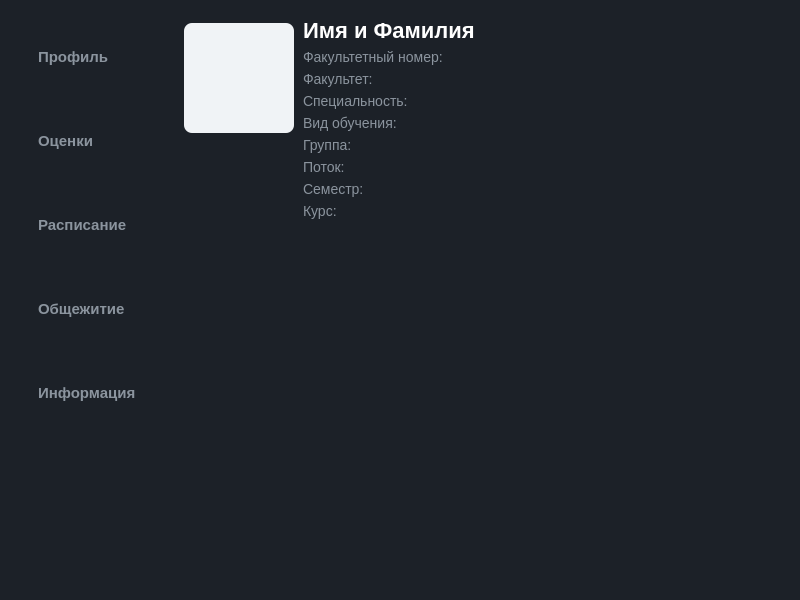
<?xml version="1.0" encoding="UTF-8"?>
<ui version="4.0">
 <class>DashboardWindow</class>
 <widget class="QMainWindow" name="DashboardWindow">
  <property name="geometry">
   <rect>
    <x>0</x>
    <y>0</y>
    <width>800</width>
    <height>600</height>
   </rect>
  </property>
  <property name="minimumSize">
   <size>
    <width>800</width>
    <height>600</height>
   </size>
  </property>
  <property name="windowTitle">
   <string>Dashboard</string>
  </property>
  <property name="styleSheet">
   <string notr="true">QWidget#centralwidget {
    background-color: #1C2128;
}

QPushButton {
    background-color: transparent;
    color: #8B949E;
    font-family: &quot;Segoe UI&quot;, sans-serif;
    font-size: 15px;
    font-weight: bold;
    text-align: left;
    padding: 12px 20px;
    border: none;
    border-radius: 0px;
}

QPushButton:hover {
    background-color: #2D333B;
    color: #FFFFFF;
    border-left: 4px solid #0056A4;
}

QTableWidget {
    background-color: #1C2128;
    color: #FFFFFF;
    font-family: &quot;Segoe UI&quot;, sans-serif;
    font-size: 13px;
    border: none;
    gridline-color: #373E47;
}

QHeaderView::section {
    background-color: #22272E;
    color: #8B949E;
    font-weight: bold;
    padding: 8px;
    border: 1px solid #373E47;
}

/* --- PROFILE --- */

QLabel#lbl_avatar {
    background-color: #F0F3F6;
    border: none;
    border-radius: 8px; 
    padding: 4px;
}

#page_profile QLabel {
    color: #8B949E;
    font-family: &quot;Segoe UI&quot;, sans-serif;
    font-size: 14px;
    font-weight: normal;
    font-style: normal;
}

QLabel#lbl_name {
    color: #FFFFFF;
    font-family: &quot;Segoe UI&quot;, sans-serif;
    font-size: 22px;
    font-weight: bold;
}

/* --- SCHEDULE --- */

QComboBox {
    background-color: #22272E;
    color: #FFFFFF;
    border: 1px solid #373E47;
    border-radius: 6px;
    padding: 4px 12px;
    min-height: 32px; 
    font-family: &quot;Segoe UI&quot;, sans-serif;
    font-size: 14px;
}

QComboBox:hover {
    border: 1px solid #8B949E;
}

QComboBox:!enabled, QComboBox::drop-down:!enabled {
    color: #8B949E;
}

QComboBox::drop-down {
    subcontrol-origin: padding;
    subcontrol-position: top right;
    width: 30px;
    border-left: 1px solid #373E47; 
    border-top-right-radius: 6px;
    border-bottom-right-radius: 6px;
}

QComboBox::down-arrow {
	image: url(:/assets/arrow.svg);
	width: 16px;
	height: 16px;
}

QComboBox::down-arrow:on {
    top: 1px;
}

QComboBox QAbstractItemView {
    background-color: #22272E;
    color: #FFFFFF;
    border: 1px solid #373E47;
    border-radius: 4px;
    selection-background-color: #0056A4;
    selection-color: #FFFFFF;
    outline: none; 
    padding: 4px;
}

/* --- INFO --- */

QLabel#lbl_info_text {
    padding: 20px;
    line-height: 1.6;
    color: #C9D1D9;
    font-size: 14px;
}

QGroupBox {
    border: 1px solid #30363D;
    border-radius: 10px;
    background-color: #161B22;
    margin-top: 15px;
    font-size: 14px;
    color: #FFFFFF;
}

QGroupBox::title {
    subcontrol-origin: margin;
    subcontrol-position: top left;
    left: 10px;
    padding: 0 5px;
}

QLabel#lbl_title {
    font-size: 32px;
    font-weight: 600;
    color: #FFFFFF;
    margin-top: 20px;
    margin-bottom: 5px;
}

QLabel#lbl_slogan {
    font-size: 16px;
    font-style: italic;
    color: #58A6FF;
    margin-bottom: 30px;
}

/* --- DORM --- */

QLabel#label_7 {
    font-size: 24px;
    font-weight: bold;
    color: #FFFFFF;
    margin-bottom: 10px;
    padding-top: 20px;
}

QLabel#label_8 {
    font-size: 15px;
    color: #8B949E;
    line-height: 1.5;
    padding: 10px;
    background-color: #161B22;
    border-radius: 8px;
    border: 1px solid #30363D;
}</string>
  </property>
  <widget class="QWidget" name="centralwidget">
   <layout class="QHBoxLayout" name="horizontalLayout_2">
    <item>
     <layout class="QHBoxLayout" name="horizontalLayout">
      <item>
       <widget class="QWidget" name="menuWidget" native="true">
        <property name="minimumSize">
         <size>
          <width>160</width>
          <height>0</height>
         </size>
        </property>
        <property name="maximumSize">
         <size>
          <width>200</width>
          <height>16777215</height>
         </size>
        </property>
        <layout class="QVBoxLayout" name="verticalLayout">
         <item>
          <widget class="QPushButton" name="btn_profile">
           <property name="sizePolicy">
            <sizepolicy hsizetype="Minimum" vsizetype="Expanding">
             <horstretch>0</horstretch>
             <verstretch>0</verstretch>
            </sizepolicy>
           </property>
           <property name="cursor">
            <cursorShape>PointingHandCursor</cursorShape>
           </property>
           <property name="text">
            <string>Профиль</string>
           </property>
          </widget>
         </item>
         <item>
          <widget class="QPushButton" name="btn_grades">
           <property name="sizePolicy">
            <sizepolicy hsizetype="Minimum" vsizetype="Expanding">
             <horstretch>0</horstretch>
             <verstretch>0</verstretch>
            </sizepolicy>
           </property>
           <property name="cursor">
            <cursorShape>PointingHandCursor</cursorShape>
           </property>
           <property name="text">
            <string>Оценки</string>
           </property>
          </widget>
         </item>
         <item>
          <widget class="QPushButton" name="btn_schedule">
           <property name="sizePolicy">
            <sizepolicy hsizetype="Minimum" vsizetype="Expanding">
             <horstretch>0</horstretch>
             <verstretch>0</verstretch>
            </sizepolicy>
           </property>
           <property name="cursor">
            <cursorShape>PointingHandCursor</cursorShape>
           </property>
           <property name="text">
            <string>Расписание</string>
           </property>
          </widget>
         </item>
         <item>
          <widget class="QPushButton" name="btn_dorm">
           <property name="sizePolicy">
            <sizepolicy hsizetype="Minimum" vsizetype="Expanding">
             <horstretch>0</horstretch>
             <verstretch>0</verstretch>
            </sizepolicy>
           </property>
           <property name="cursor">
            <cursorShape>PointingHandCursor</cursorShape>
           </property>
           <property name="text">
            <string>Общежитие</string>
           </property>
          </widget>
         </item>
         <item>
          <widget class="QPushButton" name="btn_info">
           <property name="sizePolicy">
            <sizepolicy hsizetype="Minimum" vsizetype="Expanding">
             <horstretch>0</horstretch>
             <verstretch>0</verstretch>
            </sizepolicy>
           </property>
           <property name="cursor">
            <cursorShape>PointingHandCursor</cursorShape>
           </property>
           <property name="text">
            <string>Информация</string>
           </property>
          </widget>
         </item>
         <item>
          <spacer name="verticalSpacer">
           <property name="orientation">
            <enum>Qt::Orientation::Vertical</enum>
           </property>
           <property name="sizeType">
            <enum>QSizePolicy::Policy::Fixed</enum>
           </property>
           <property name="sizeHint" stdset="0">
            <size>
             <width>20</width>
             <height>150</height>
            </size>
           </property>
          </spacer>
         </item>
        </layout>
       </widget>
      </item>
      <item>
       <widget class="QStackedWidget" name="stackedWidget">
        <widget class="QWidget" name="page_profile">
         <layout class="QHBoxLayout" name="horizontalLayout_4">
          <item>
           <layout class="QVBoxLayout" name="verticalLayout_3">
            <item>
             <widget class="QLabel" name="lbl_avatar">
              <property name="sizePolicy">
               <sizepolicy hsizetype="Fixed" vsizetype="Fixed">
                <horstretch>0</horstretch>
                <verstretch>0</verstretch>
               </sizepolicy>
              </property>
              <property name="minimumSize">
               <size>
                <width>110</width>
                <height>110</height>
               </size>
              </property>
              <property name="maximumSize">
               <size>
                <width>100</width>
                <height>100</height>
               </size>
              </property>
              <property name="text">
               <string/>
              </property>
              <property name="pixmap">
               <pixmap resource="resources.qrc">:/assets/logo_tu.png</pixmap>
              </property>
              <property name="alignment">
               <set>Qt::AlignmentFlag::AlignCenter</set>
              </property>
             </widget>
            </item>
            <item>
             <spacer name="verticalSpacer_2">
              <property name="orientation">
               <enum>Qt::Orientation::Vertical</enum>
              </property>
              <property name="sizeHint" stdset="0">
               <size>
                <width>20</width>
                <height>40</height>
               </size>
              </property>
             </spacer>
            </item>
           </layout>
          </item>
          <item>
           <spacer name="horizontalSpacer_2">
            <property name="orientation">
             <enum>Qt::Orientation::Horizontal</enum>
            </property>
            <property name="sizeType">
             <enum>QSizePolicy::Policy::Fixed</enum>
            </property>
            <property name="sizeHint" stdset="0">
             <size>
              <width>3</width>
              <height>20</height>
             </size>
            </property>
           </spacer>
          </item>
          <item>
           <layout class="QVBoxLayout" name="verticalLayout_4">
            <item>
             <widget class="QLabel" name="lbl_name">
              <property name="text">
               <string>Имя и Фамилия</string>
              </property>
             </widget>
            </item>
            <item>
             <widget class="QLabel" name="lbl_facultyno">
              <property name="text">
               <string>Факультетный номер: </string>
              </property>
              <property name="textFormat">
               <enum>Qt::TextFormat::PlainText</enum>
              </property>
             </widget>
            </item>
            <item>
             <widget class="QLabel" name="lbl_faculty">
              <property name="text">
               <string>Факультет: </string>
              </property>
              <property name="textFormat">
               <enum>Qt::TextFormat::PlainText</enum>
              </property>
             </widget>
            </item>
            <item>
             <widget class="QLabel" name="lbl_speciality">
              <property name="text">
               <string>Специальность: </string>
              </property>
              <property name="textFormat">
               <enum>Qt::TextFormat::PlainText</enum>
              </property>
             </widget>
            </item>
            <item>
             <widget class="QLabel" name="lbl_typestyding">
              <property name="text">
               <string>Вид обучения:</string>
              </property>
              <property name="textFormat">
               <enum>Qt::TextFormat::PlainText</enum>
              </property>
             </widget>
            </item>
            <item>
             <widget class="QLabel" name="lbl_group">
              <property name="text">
               <string>Группа:</string>
              </property>
              <property name="textFormat">
               <enum>Qt::TextFormat::PlainText</enum>
              </property>
             </widget>
            </item>
            <item>
             <widget class="QLabel" name="lbl_stream">
              <property name="text">
               <string>Поток:</string>
              </property>
              <property name="textFormat">
               <enum>Qt::TextFormat::PlainText</enum>
              </property>
             </widget>
            </item>
            <item>
             <widget class="QLabel" name="lbl_semester">
              <property name="text">
               <string>Семестр: </string>
              </property>
             </widget>
            </item>
            <item>
             <widget class="QLabel" name="lbl_course">
              <property name="text">
               <string>Курс:</string>
              </property>
             </widget>
            </item>
            <item>
             <spacer name="verticalSpacer_3">
              <property name="orientation">
               <enum>Qt::Orientation::Vertical</enum>
              </property>
              <property name="sizeHint" stdset="0">
               <size>
                <width>20</width>
                <height>40</height>
               </size>
              </property>
             </spacer>
            </item>
           </layout>
          </item>
          <item>
           <spacer name="horizontalSpacer">
            <property name="orientation">
             <enum>Qt::Orientation::Horizontal</enum>
            </property>
            <property name="sizeHint" stdset="0">
             <size>
              <width>40</width>
              <height>20</height>
             </size>
            </property>
           </spacer>
          </item>
         </layout>
        </widget>
        <widget class="QWidget" name="page_grades">
         <layout class="QVBoxLayout" name="verticalLayout_2">
          <item>
           <widget class="QTableWidget" name="tableWidget">
            <column>
             <property name="text">
              <string>Предмет</string>
             </property>
            </column>
            <column>
             <property name="text">
              <string>Тип контроля</string>
             </property>
            </column>
            <column>
             <property name="text">
              <string>Оценка</string>
             </property>
            </column>
            <column>
             <property name="text">
              <string>Поправительная</string>
             </property>
            </column>
            <column>
             <property name="text">
              <string>Итоговая оценка</string>
             </property>
            </column>
           </widget>
          </item>
         </layout>
        </widget>
        <widget class="QWidget" name="page_schedule">
         <layout class="QVBoxLayout" name="verticalLayout_6">
          <item>
           <layout class="QVBoxLayout" name="layout_schedule">
            <item>
             <widget class="QComboBox" name="combo_faculty">
              <property name="font">
               <font>
                <family>Segoe UI</family>
                <pointsize>-1</pointsize>
               </font>
              </property>
             </widget>
            </item>
            <item>
             <widget class="QComboBox" name="combo_speciality">
              <property name="font">
               <font>
                <family>Segoe UI</family>
                <pointsize>-1</pointsize>
               </font>
              </property>
              <property name="currentIndex">
               <number>-1</number>
              </property>
             </widget>
            </item>
            <item>
             <widget class="QComboBox" name="combo_course">
              <property name="font">
               <font>
                <family>Segoe UI</family>
                <pointsize>-1</pointsize>
               </font>
              </property>
             </widget>
            </item>
            <item>
             <widget class="QComboBox" name="combo_stream">
              <property name="font">
               <font>
                <family>Segoe UI</family>
                <pointsize>-1</pointsize>
               </font>
              </property>
              <property name="currentIndex">
               <number>-1</number>
              </property>
             </widget>
            </item>
            <item>
             <widget class="QPushButton" name="btn_open_schedule">
              <property name="cursor">
               <cursorShape>PointingHandCursor</cursorShape>
              </property>
              <property name="text">
               <string>Показать расписание</string>
              </property>
             </widget>
            </item>
            <item>
             <widget class="QPushButton" name="btn_update_data">
              <property name="text">
               <string>Обновить данные</string>
              </property>
             </widget>
            </item>
            <item>
             <spacer name="verticalSpacer_4">
              <property name="orientation">
               <enum>Qt::Orientation::Vertical</enum>
              </property>
              <property name="sizeHint" stdset="0">
               <size>
                <width>20</width>
                <height>40</height>
               </size>
              </property>
             </spacer>
            </item>
           </layout>
          </item>
         </layout>
        </widget>
        <widget class="QWidget" name="page_dorm">
         <layout class="QVBoxLayout" name="verticalLayout_10">
          <item>
           <layout class="QVBoxLayout" name="verticalLayout_9">
            <item>
             <widget class="QLabel" name="label_7">
              <property name="text">
               <string>Общежитие</string>
              </property>
              <property name="alignment">
               <set>Qt::AlignmentFlag::AlignCenter</set>
              </property>
             </widget>
            </item>
            <item>
             <widget class="QLabel" name="label_8">
              <property name="text">
               <string>Информация об общежитии</string>
              </property>
             </widget>
            </item>
            <item>
             <spacer name="verticalSpacer_6">
              <property name="orientation">
               <enum>Qt::Orientation::Vertical</enum>
              </property>
              <property name="sizeType">
               <enum>QSizePolicy::Policy::Fixed</enum>
              </property>
              <property name="sizeHint" stdset="0">
               <size>
                <width>20</width>
                <height>350</height>
               </size>
              </property>
             </spacer>
            </item>
           </layout>
          </item>
         </layout>
        </widget>
        <widget class="QWidget" name="page_info">
         <layout class="QVBoxLayout" name="verticalLayout_7">
          <item>
           <layout class="QVBoxLayout" name="verticalLayout_5">
            <item>
             <widget class="QLabel" name="lbl_title">
              <property name="font">
               <font>
                <family>Segoe UI Semibold</family>
                <pointsize>-1</pointsize>
                <fontweight>DemiBold</fontweight>
               </font>
              </property>
              <property name="text">
               <string>UniApp</string>
              </property>
              <property name="alignment">
               <set>Qt::AlignmentFlag::AlignCenter</set>
              </property>
             </widget>
            </item>
            <item>
             <widget class="QLabel" name="lbl_slogan">
              <property name="text">
               <string>Make it easy.</string>
              </property>
              <property name="alignment">
               <set>Qt::AlignmentFlag::AlignHCenter|Qt::AlignmentFlag::AlignTop</set>
              </property>
             </widget>
            </item>
            <item>
             <widget class="QGroupBox" name="groupBox">
              <property name="title">
               <string>Техническая информация</string>
              </property>
              <property name="alignment">
               <set>Qt::AlignmentFlag::AlignCenter</set>
              </property>
              <layout class="QVBoxLayout" name="verticalLayout_8">
               <item>
                <widget class="QLabel" name="lbl_info_text">
                 <property name="text">
                  <string>&lt;p style=&quot;line-height: 160%;&quot;&gt;
    &lt;span style=&quot;color: #8B949E;&quot;&gt;Версия:&lt;/span&gt; 1.0.0 (Release)&lt;br&gt;
    &lt;span style=&quot;color: #8B949E;&quot;&gt;Дата сборки:&lt;/span&gt; 12 июля 2026 г.&lt;br&gt;
    &lt;span style=&quot;color: #8B949E;&quot;&gt;Стек:&lt;/span&gt; C++ / Qt 6.11, Python 3.14.6&lt;br&gt;
    &lt;br&gt;
    &lt;span style=&quot;color: #8B949E;&quot;&gt;Разработчик:&lt;/span&gt; fomzzer&lt;br&gt;
    &lt;br&gt;
    &lt;span style=&quot;color: #58A6FF;&quot;&gt;GitHub:&lt;/span&gt; github.com/fomzzer/uniapp&lt;br&gt;
    &lt;span style=&quot;color: #58A6FF;&quot;&gt;Email:&lt;/span&gt; fomzzer@gmail.com
&lt;/p&gt;</string>
                 </property>
                </widget>
               </item>
              </layout>
             </widget>
            </item>
           </layout>
          </item>
          <item>
           <spacer name="verticalSpacer_5">
            <property name="orientation">
             <enum>Qt::Orientation::Vertical</enum>
            </property>
            <property name="sizeType">
             <enum>QSizePolicy::Policy::Fixed</enum>
            </property>
            <property name="sizeHint" stdset="0">
             <size>
              <width>20</width>
              <height>100</height>
             </size>
            </property>
           </spacer>
          </item>
         </layout>
        </widget>
       </widget>
      </item>
     </layout>
    </item>
   </layout>
  </widget>
 </widget>
 <resources>
  <include location="resources.qrc"/>
 </resources>
 <connections/>
</ui>
